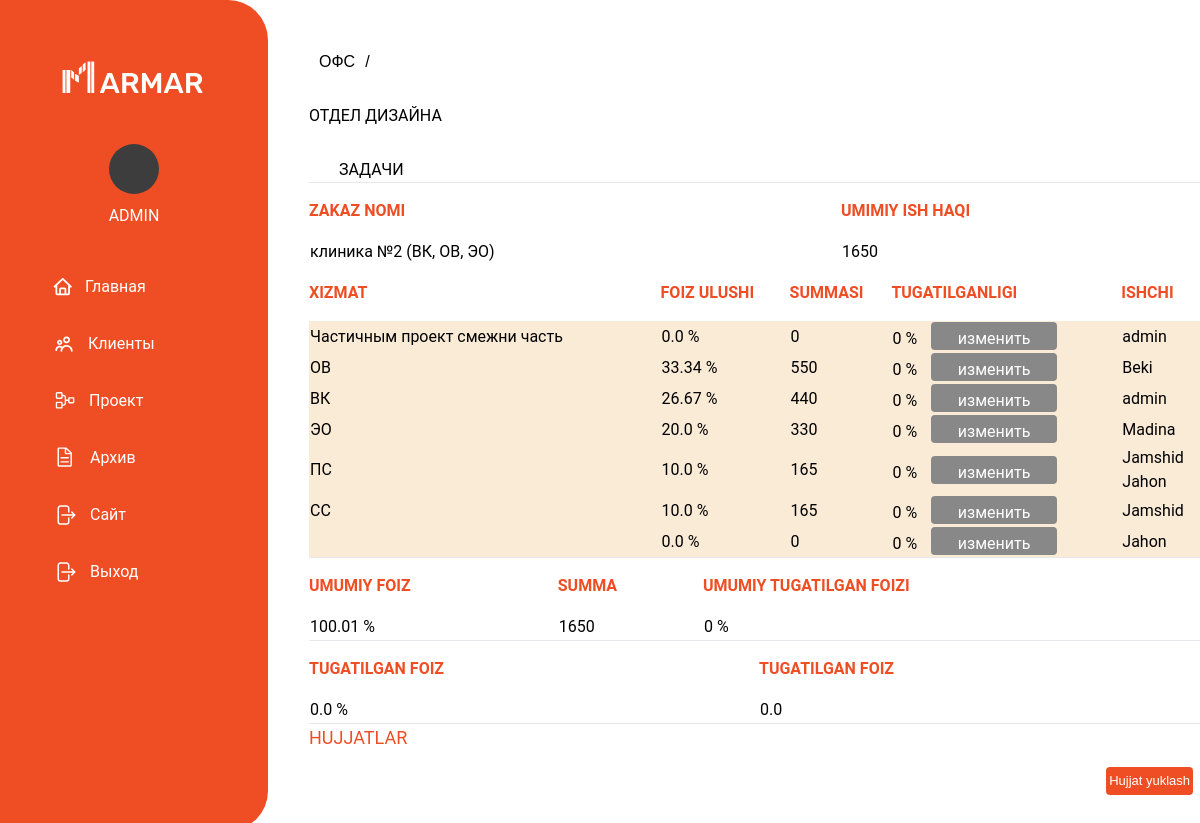
The app's page /crm/department_13/ (signed in) with its own data.
### crm/models.py (models this page shows, shortened)
class User(AbstractUser):
    name = models.CharField(max_length=120)
    password = models.CharField(max_length=120)
    role = models.CharField(max_length=120, choices=ROLE)
    objects = UserManager()

class Orders(models.Model):
    order_number = models.IntegerField(null=True)
    title = models.CharField(max_length=120)
    service = models.ManyToManyField('Service', through="ProjectService")
    client = models.ForeignKey(Clients, on_delete=models.CASCADE)
    status = models.CharField(max_length=120, choices=STATUS_PAY, default="Ожидание")
    is_archive = models.BooleanField(default=False, null=True, blank=True)
    numbers = models.PositiveIntegerField(null=True, blank=True)
    user = models.ManyToManyField('User')

class ProjectService(models.Model):
    order = models.ForeignKey(Orders, on_delete=models.CASCADE, null=True, blank=True)
    service = models.ForeignKey(Service, on_delete=models.CASCADE, null=True, blank=True)
    user = models.ManyToManyField('User')
    parcent = models.FloatField(default=0, null=True, blank=True)
    max_parcent = models.IntegerField(default=0, null=True, blank=True)
    objects = ProjectServiceQuerySet.as_manager()
    def total_prince(self):
        return int(self.order.numbers * (self.parcent / 100))

class Service(models.Model):
    name = models.CharField(max_length=120)
    department = models.ForeignKey(Department, on_delete=models.CASCADE, null=True, blank=True)
    parent = models.ForeignKey('Service', null=True, blank=True, on_delete=models.CASCADE)

### crm/views.py (the view)
# urls.py: path('department_<pk>/', views.department, name="department"),
def department(request, pk):
    orders = Orders.objects.get(pk=pk, user=request.user)
    order_fields = OrderField.objects.filter(order_filed_id=orders)
    form = OrderFieldForm(request.POST or None, request.FILES)
    if form.is_valid() and request.method == 'POST':
        instance = form.save(commit=False)
        instance.order_filed = orders
        instance.save()
        return redirect('department', pk=pk)
    projectservices = ProjectService.objects.filter(order=orders)
    result_parcent = 0
    reuslt_sum = 0
    sum_percent = 0
    max_percent_sum = 0
    for item in projectservices:
        result_parcent += item.parcent
        reuslt_sum += item.total_prince()
        max_percent_sum += item.max_parcent
        sum_percent += (item.parcent * item.max_parcent) / 100
    return render(request, 'department.html',
                  {'orders': orders,
                   'projectservices': projectservices,
                   'order_fields': order_fields,
                   'form': form,
                   'result_parcent': result_parcent,
                   'reuslt_sum': reuslt_sum,
                   'sum_percent': sum_percent,
                   'max_percent_sum': 0 if result_parcent == 0 else int((sum_percent / result_parcent) * 100),
                   'result': reuslt_sum * max_percent_sum / 100
                   })

### crm/templates/department.html (shortened to what this page needs)
{% extends 'index.html' %}
{% load static %}
{% block content %}
    <section class="ofis">
        <a href="{% url 'offic' %}" class="put">ОФС<span>/</span></a>
        <div class="container-dep">
            <h1>Отдел дизайна</h1>
            <div class="dep-header">
                <p>Задачи</p>
            </div>
            <hr>
        </div>
        <table class="table-project">
            <tr>
                <th>Zakaz Nomi</th>
                <th>umimiy ish haqi</th>
            </tr>
            <tr>
                <td>{{ orders.title }}</td>
                <td>{{ orders.numbers }}</td>
            </tr>
        </table>
        <table class="table-project">
            <tr>
                <th>Xizmat</th>
                <th>Foiz ulushi</th>
                <th>summasi</th>
                <th>tugatilganligi</th>
                <th>ishchi</th>
            </tr>
            {% for projectservice in projectservices %}
                <tr style="
    background: antiquewhite;">
                    <td>{{ projectservice.service.name }}</td>
                    <td>{{ projectservice.parcent }} %
                    </td>
                    <td>{{ projectservice.total_prince }}</td>
                    <td>{{ projectservice.max_parcent }} %
                        <button class="btn-archive modal-project-btn" id="{{ projectservice.pk }}">изменить</button>
                    </td>
                    <td>
                        {% for user in projectservice.user.all %}
                            {{ user.username }} <br/>
                        {% endfor %}
                    </td>
                </tr>
            {% endfor %}
        </table>
        <hr>
        <table class="table-project">
            <tr>
                <th>Umumiy foiz</th>
                <th>Summa</th>
                <th>Umumiy tugatilgan foizi</th>
            </tr>
            <tr>
                <td>{{ result_parcent }} %</td>
                <td>{{ reuslt_sum }}</td>
                <td>{{ max_percent_sum }} %</td>
            </tr>
        </table>
        <hr>
        <table class="table-project">
            <tr>
                <th>Tugatilgan foiz</th>
                <th>Tugatilgan foiz</th>
            </tr>
            <tr>
                <td>{{ sum_percent }} %</td>
                <td>{{ result }}</td>
            </tr>
        </table>
        <hr>
        <h1 style="color: #EF4D23; font-size: 18px">Hujjatlar</h1>
        <section>
            <div class="clients-header">
                <button type="button" id="myBtn" class="btn-clients" style="margin-left: 90%; font-size: 13px">Hujjat
                    yuklash
                </button>
            </div>
        </section>
        <div style="display: flex; padding: 10px;flex-wrap: nowrap;flex-direction: column;">
        </div>
    </section>
{% endblock %}

### crm/templates/index.html (shortened to what this page needs)
{% load static %}
<!Doctype html>
<html lang="en">
<head>
    <link rel="stylesheet"
          href="https://cdnjs.cloudflare.com/ajax/libs/font-awesome/6.2.0/css/all.min.css">
    <link rel="stylesheet" href="{% static 'style.css' %}">
    <script src="https://cdn.tailwindcss.com"></script>
</head>
<body class="flex">
<div>
    <aside class='bg-[#EF4D23] w-[268px] h-screen h-[100px] text-white flex flex-col rounded-r-[40px] sticky top-0'>
        <a href="" class='inline-block my-[51px] px-[53px] w-full'>
        </a>
        <a href='#' class='inline-block mb-[20px] px-[53px] w-full text-center'>
            <div class="w-[50px] h-[50px] bg-[#3d3d3d] rounded-[50px] m-auto">
            </div>
            <h1 class='p-[10px]'>{{ user.username }}</h1>
        </a>
        <nav>
            <a href=""
               class='group flex items-center text-white ml-[36px] px-[17px] rounded-[12px] hover:bg-[#F2F6FC] w-[212px] h-[57px] hover:text-[#1C1D20] relative duration-300'>
                <span>Главная</span>
            </a>
            <a href='{% url 'clients' %}'
               class='group flex   items-center text-white ml-[36px] px-[17px] rounded-[12px] hover:bg-[#F2F6FC] w-[212px] h-[57px] hover:text-[#1C1D20] relative duration-300'>
                <span>Клиенты</span>
            </a>
            <a href="{% url 'offic' %}"
               class='group flex items-center text-white ml-[36px] px-[17px] rounded-[12px] hover:bg-[#F2F6FC] w-[212px] h-[57px] hover:text-[#1C1D20] relative duration-300'>
                <span>Проект</span>
            </a>
            <a href=""
               class='group flex items-center text-white ml-[36px] px-[17px] rounded-[12px] hover:bg-[#F2F6FC] w-[212px] h-[57px] hover:text-[#1C1D20] relative duration-300'>
                <span>Архив</span>
            </a>
            <a href='{% url 'sign_out' %}'
               class='group flex items-center text-white ml-[36px] px-[17px] rounded-[12px] hover:bg-[#F2F6FC] w-[212px] h-[57px] hover:text-[#1C1D20] relative duration-300'>
                <span>Сайт</span>
            </a>
            <a href='{% url 'sign_out' %}'
               class='group flex items-center text-white ml-[36px] px-[17px] rounded-[12px] hover:bg-[#F2F6FC] w-[212px] h-[57px] hover:text-[#1C1D20] relative duration-300'>
                <span>Выход</span>
            </a>
        </nav>
    </aside>
</div>
{% block content %}
{% endblock %}
</body>
</html>

### crm/static/style.css (style rules this page uses)
body { padding: 0; margin: 0; font-family: 'Roboto', sans-serif; color: #fff; font-size: 16px; }
* { box-sizing: border-box; }
p { margin: 0; }
h1 { padding: 0; margin: 0; text-transform: uppercase; }
a { text-decoration: none; margin: 0; }
.clients-header { padding: 16px; align-items: center; display: flex; font-family: sans-serif; color: black; justify-content: space-between; }
.btn-clients { margin-left: 55%; width: 126px; height: 28px; border: none; border-radius: 4px; background: #EF4D23; font-size: 16px; color: white; }
.btn-archive { margin-left: 10px; width: 126px; height: 28px; border: none; border-radius: 4px; background: #888888; font-size: 16px; color: white; text-align: center; padding: 5px; }
.table-project { color: black; width: 100%; height: 90%; }
.table-project th { color: #EF4D23; padding: 16px 0 16px 0; text-align: start; text-transform: uppercase; font-family: sans-serif none; }
.ofis { padding-top: 50px; margin-left: 309px; position: absolute; color: black; width: 75%; }
.put { font-family: sans-serif; margin-bottom: 30px; margin-left: 10px; color: black; }
.put span { margin-left: 10px; color: black; }
.dep-header { text-transform: uppercase; margin-left: 30px; display: flex; gap: 40px; }
.container-dep h1 { margin-top: 30px; margin-bottom: 30px; }

### records on screen
User: username "ADMIN", username "admin"
Orders: title "клиника №2 (ВК, ОВ, ЭО)", numbers "1650"
ProjectService: service.name "Частичным проект смежни часть", parcent "0.0", total_prince "0", max_parcent "0"
ProjectService: service.name "ОВ", parcent "33.34", total_prince "550", max_parcent "0"
User: username "Beki"
ProjectService: service.name "ВК", parcent "26.67", total_prince "440", max_parcent "0"
ProjectService: service.name "ЭО", parcent "20.0", total_prince "330", max_parcent "0"
User: username "Madina"
ProjectService: service.name "ПС", parcent "10.0", total_prince "165", max_parcent "0"
User: username "Jamshid"
User: username "Jahon"
ProjectService: service.name "СС", parcent "10.0", total_prince "165", max_parcent "0"
ProjectService: parcent "0.0", total_prince "0", max_parcent "0"

### other values on screen
{{ result_parcent }} "100.01"
{{ reuslt_sum }} "1650"
{{ max_percent_sum }} "0"
{{ sum_percent }} "0.0"
{{ result }} "0.0"
